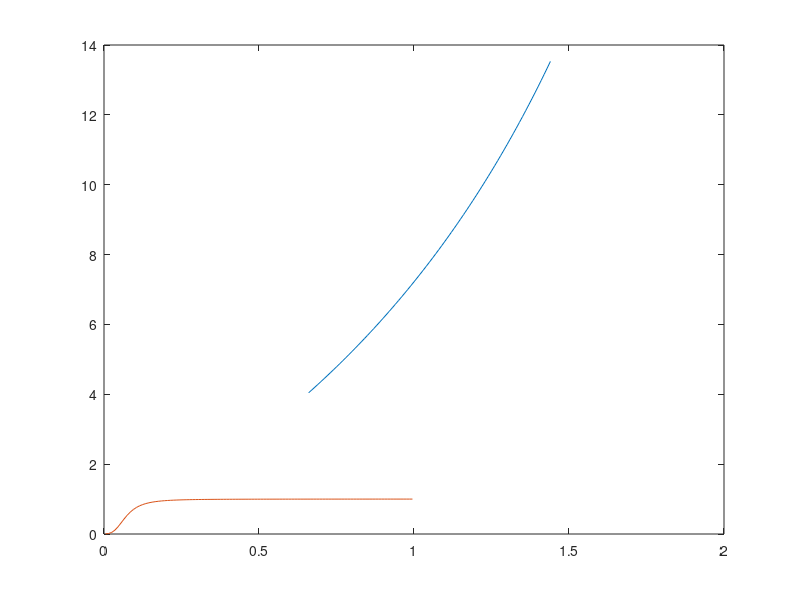

MATLAB code for this plot:
m=11.3;c = 1.37e-4;n=5.27e4;
k = 2.9;

lce = 0.66:0.01:1.44;

rho = c*n*lce.*(k-1)./(k-lce)
plot(lce,rho)
%%
rhos = [4;14];
rho = rhos(2);
q0 = 0.005;
gamma = 0.005:0.01:1;
exphat=3;
q = (q0+(rho*gamma).^exphat)./(1+(rho*gamma).^exphat);
hold on;plot(gamma,q);